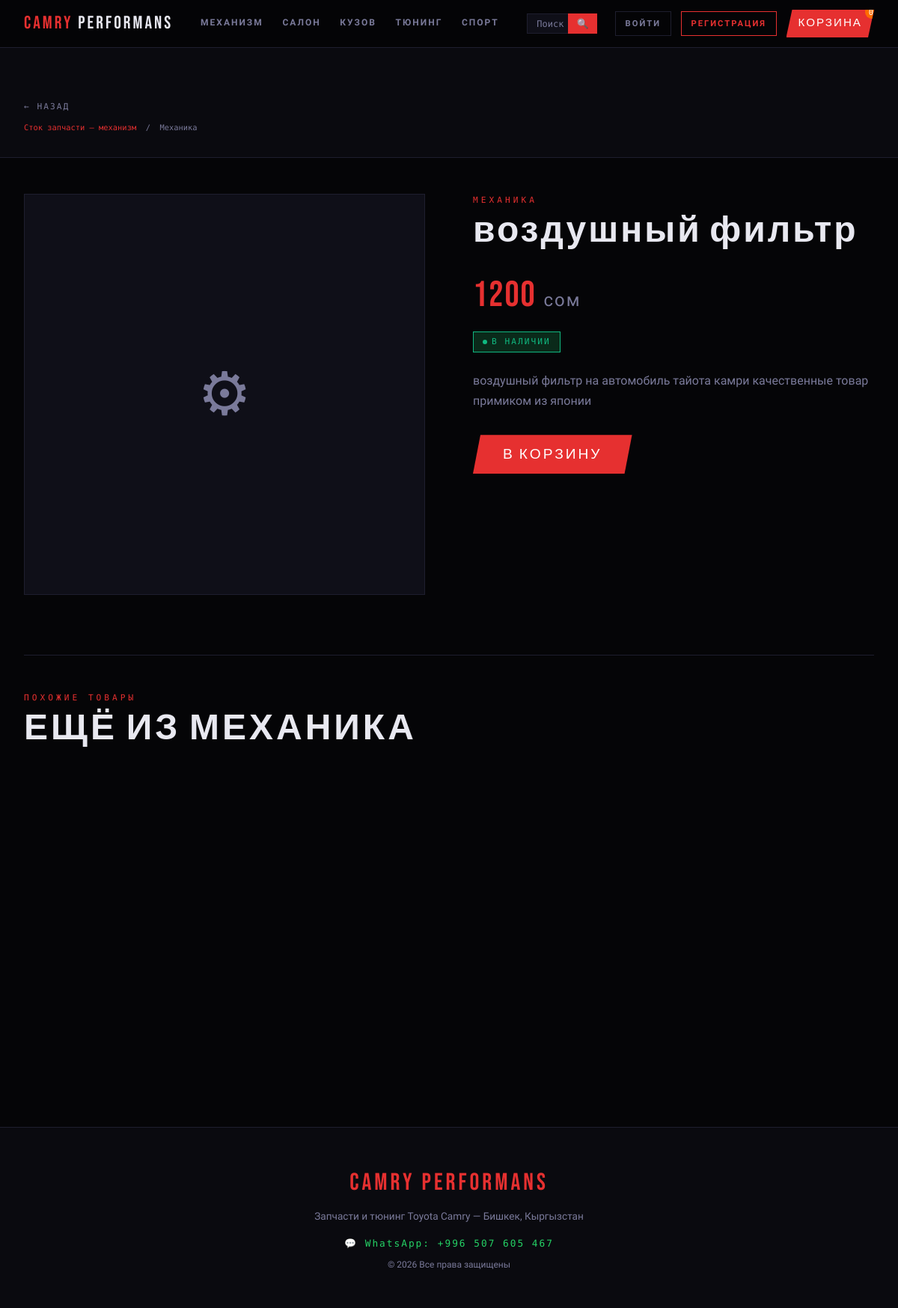
Page /product/3/ on the committed database.
### core/models.py (models this page shows, shortened)
class Product(models.Model):
    category       = models.ForeignKey(Category, on_delete=models.CASCADE, related_name='products', verbose_name='Категория')
    compatible_with= models.ManyToManyField(CarModel, blank=True, verbose_name='Совместимость')
    title          = models.CharField(max_length=250, verbose_name='Название')
    description    = models.TextField(verbose_name='Описание')
    price          = models.DecimalField(max_digits=10, decimal_places=2, verbose_name='Цена (сом)')
    image          = models.ImageField(upload_to='products/', blank=True, null=True, verbose_name='Фото')
    in_stock       = models.BooleanField(default=True, verbose_name='В наличии')
    is_premium     = models.BooleanField(default=False, verbose_name='Премиум')
    created_at     = models.DateTimeField(auto_now_add=True)
    class Meta:
        verbose_name = 'Товар'
        verbose_name_plural = 'Товары'

class Category(models.Model):
    name       = models.CharField(max_length=100, verbose_name='Название')
    slug       = models.SlugField(unique=True)
    department = models.CharField(max_length=20, choices=DEPARTMENT_CHOICES, default='stock', verbose_name='Отдел')
    description= models.TextField(blank=True, verbose_name='Описание')
    image      = models.ImageField(upload_to='categories/', blank=True, null=True, verbose_name='Фото')
    class Meta:
        verbose_name = 'Категория'
        verbose_name_plural = 'Категории'

### core/views.py (the view)
# urls.py: path('product/<int:pk>/', views.product_detail, name='product_detail'),
def product_detail(request, pk):
    product = get_object_or_404(Product, pk=pk)
    related = Product.objects.filter(category=product.category).exclude(pk=pk)[:4]
    return render(request, 'product_detail.html', {'product': product, 'related': related})

### core/templates/product_detail.html (shortened to what this page needs)
{% extends 'base.html' %}
{% block content %}
<div style="background:var(--dark);border-bottom:1px solid var(--border);padding:4rem 0 2rem">
  <div class="container">
    <a href="javascript:history.back()" style="font-family:var(--font-mono);font-size:0.7rem;color:var(--muted);letter-spacing:2px">← НАЗАД</a>
    <div style="font-family:var(--font-mono);font-size:0.65rem;color:var(--muted);margin-top:0.5rem">
      <a href="/dept/{{ product.category.department }}/" style="color:var(--red)">{{ product.category.get_department_display }}</a>
      &nbsp;/&nbsp;
      <a href="/category/{{ product.category.slug }}/">{{ product.category.name }}</a>
    </div>
  </div>
</div>
<div class="container" style="padding-top:3rem;padding-bottom:5rem">
  <div style="display:grid;grid-template-columns:1fr 1fr;gap:4rem;align-items:start">
    <div style="background:var(--card);border:1px solid var(--border);width:100%;aspect-ratio:1;display:flex;align-items:center;justify-content:center;font-size:5rem;color:var(--muted);overflow:hidden;position:relative">
      {% if product.image %}
        <img src="{{ product.image.url }}" alt="{{ product.title }}" style="width:100%;height:100%;object-fit:cover">
      {% else %}
        &#9881;
      {% endif %}
    </div>
    <div>
      <p class="section-label">{{ product.category.name }}</p>
      <h1 style="font-family:var(--font-head);font-size:clamp(2rem,4vw,3.5rem);letter-spacing:3px;line-height:1;margin-bottom:1.5rem">{{ product.title }}</h1>
      <div style="font-family:var(--font-head);font-size:3rem;color:var(--red);letter-spacing:2px;margin-bottom:0.5rem">
        {{ product.price|floatformat:0 }} <span style="font-size:1.5rem;color:var(--muted);font-family:var(--font-body)">сом</span>
      </div>
      {% if product.in_stock %}
      <div style="display:inline-flex;align-items:center;gap:6px;background:#0a2a1a;border:1px solid #10b981;padding:4px 12px;margin-bottom:1.5rem">
        <span style="width:6px;height:6px;border-radius:50%;background:#10b981;display:inline-block"></span>
        <span style="font-family:var(--font-mono);font-size:0.7rem;color:#10b981;letter-spacing:2px">В НАЛИЧИИ</span>
      </div>
      {% endif %}
      <p style="color:var(--muted);line-height:1.7;margin-bottom:2rem">{{ product.description }}</p>
      {% if product.in_stock %}
      <button class="btn-red" style="font-size:1.2rem;padding:0.9rem 2.5rem" onclick="addToCart(event, {{ product.pk }})">
        В КОРЗИНУ
      </button>
      {% endif %}
    </div>
  </div>
  {% if related %}
  <hr class="divider" style="margin-top:5rem">
  <p class="section-label">ПОХОЖИЕ ТОВАРЫ</p>
  <h2 class="section-title">ЕЩЁ ИЗ {{ product.category.name|upper }}</h2>
  <div class="product-grid" style="margin-top:2rem">
  </div>
  {% endif %}
</div>
{% endblock %}

### core/templates/base.html (style rules this page uses)
:root { --black: #050507; --dark: #0a0a0f; --card: #0f0f18; --border: #1e1e2e; --red: #e63030; --red2: #ff4545; --gold: #c8a84b; --orange: #ff8c00; --purple: #a855f7; --blue: #3b82f6; --text: #e8e8f0; --muted: #7a7a9a; --font-head: 'Bebas Neue', sans-serif; --font-body: 'Rajdhani', sans-serif; --font-mono: 'Share Tech Mono', monospace; }
*, *::before, *::after { box-sizing: border-box; margin: 0; padding: 0; }
html { scroll-behavior: smooth; }
body { background: var(--black); color: var(--text); font-family: var(--font-body); font-size: 16px; line-height: 1.6; overflow-x: hidden; }
a { color: inherit; text-decoration: none; }
.btn-red { display: inline-block; background: var(--red); color: #fff; font-family: var(--font-head); font-size: 1.1rem; letter-spacing: 3px; padding: 0.7rem 2rem; clip-path: polygon(10px 0%, 100% 0%, calc(100% - 10px) 100%, 0% 100%); transition: background 0.2s, transform 0.1s; cursor: pointer; border: none; }
.product-grid { display: grid; grid-template-columns: repeat(auto-fill, minmax(240px, 1fr)); gap: 1.5rem; }
.section-label { font-family: var(--font-mono); font-size: 0.7rem; letter-spacing: 4px; color: var(--red); text-transform: uppercase; margin-bottom: 0.5rem; }
.section-title { font-family: var(--font-head); font-size: 3rem; letter-spacing: 4px; line-height: 1; margin-bottom: 1rem; }
.divider { border: none; border-top: 1px solid var(--border); margin: 3rem 0; }
.container { max-width: 1300px; margin: 0 auto; padding: 0 2rem; }

### rows in the picture
Product: category.department "Сток запчасти — механизм", category.name "Механика", category.name "МЕХАНИКА", title "воздушный фильтр", price "1200", description "воздушный фильтр на автомобиль тайота камри качественные товар примиком из японии"
